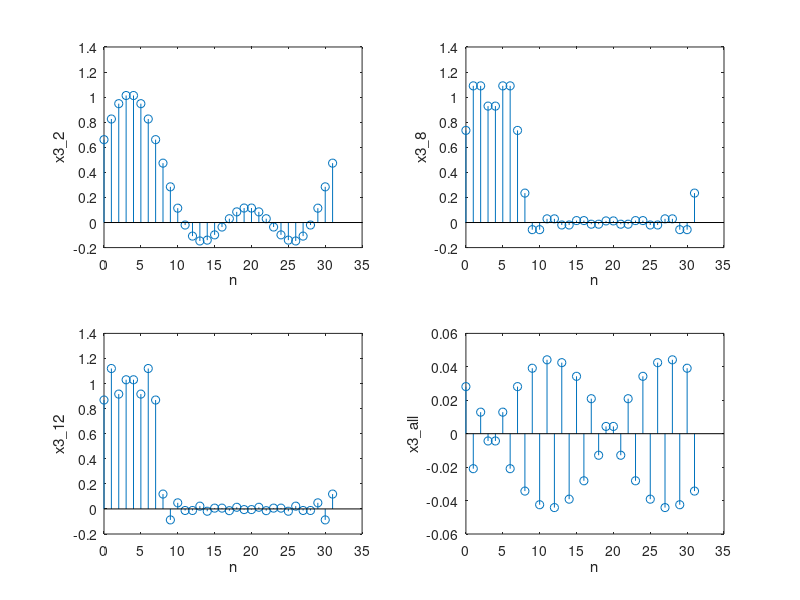

Reproduce this figure in MATLAB.
N3 = 32;
x3 = [ones(1, 8) zeros(1, 24)];
a3 = 1 / N3 * fft(x3);

a3_2 = [a3(14:18) zeros(1, 27)];
a3_8 = [a3(8:24) zeros(1, 15)];
a3_12 = [a3(4:28) zeros(1, 7)];

x3_2 = zeros(1, 32);
x3_8 = zeros(1, 32);
x3_12 = zeros(1, 32);
x3_all = zeros(1, 32);

r = 0:31;

for n = 1:32
    x3_2(n) = a3(1);

    for t = 1:2
        x3_2(n) = x3_2(n) + a3(t + 1) * exp(j * t * pi * (n - 1) / 16) + conj(a3(t + 1)) * exp((-j) * t * pi * (n - 1) / 16);
    end

end

for n = 1:32
    x3_8(n) = a3(1);

    for t = 1:8
        x3_8(n) = x3_8(n) + a3(t + 1) * exp(j * t * 2 * pi * (n - 1) / 32) + conj(a3(t + 1)) * exp(-j * t * 2 * pi * (n - 1) / 32);
    end

end

for n = 1:32
    x3_12(n) = a3(1);

    for t = 1:12
        x3_12(n) = x3_12(n) + a3(t + 1) * exp(j * t * 2 * pi * (n - 1) / 32) + conj(a3(t + 1)) * exp(-j * t * 2 * pi * (n - 1) / 32);
    end

end

for n = 1:32
    x3_all(n) = a3(1);

    for t = 0:15
        x3_all(n) = a3(t + 1) * exp(j * t * 2 * pi * (n - 1) / 32) + conj(a3(t + 1)) * exp(-j * t * 2 * pi * (n - 1) / 32);
    end

end

subplot(2, 2, 1)
stem([0:31], real(x3_2))
xlabel('n')
ylabel('x3_2', 'Interpreter', 'none')

subplot(2, 2, 2)
stem(r, real(x3_8))
xlabel('n')
ylabel('x3_8', 'Interpreter', 'none')

subplot(2, 2, 3)
stem(r, real(x3_12))
xlabel('n')
ylabel('x3_12', 'Interpreter', 'none')

subplot(2, 2, 4)
stem(r, real(x3_all))
xlabel('n')
ylabel('x3_all', 'Interpreter', 'none')
